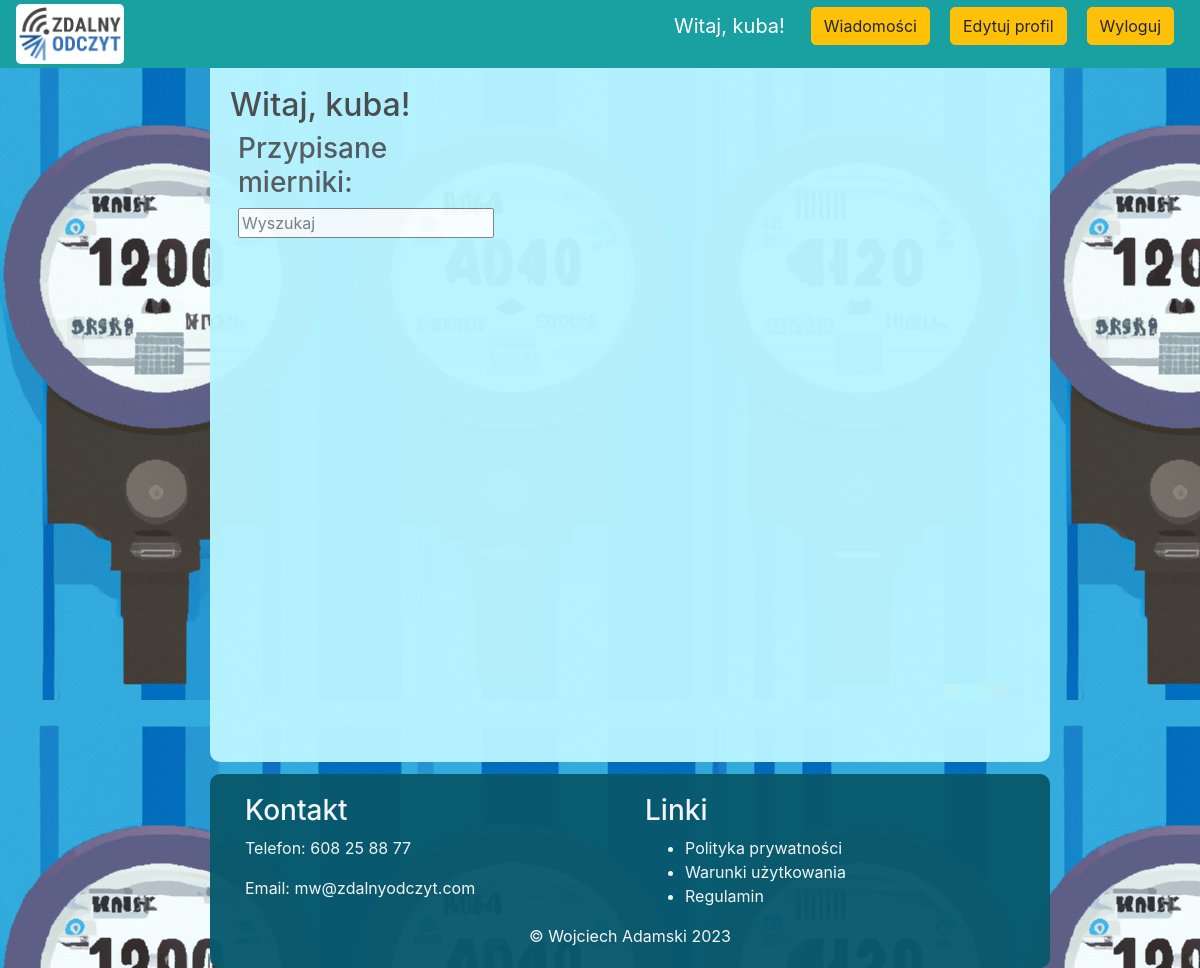
Page /home (signed in) on the earlier database version.
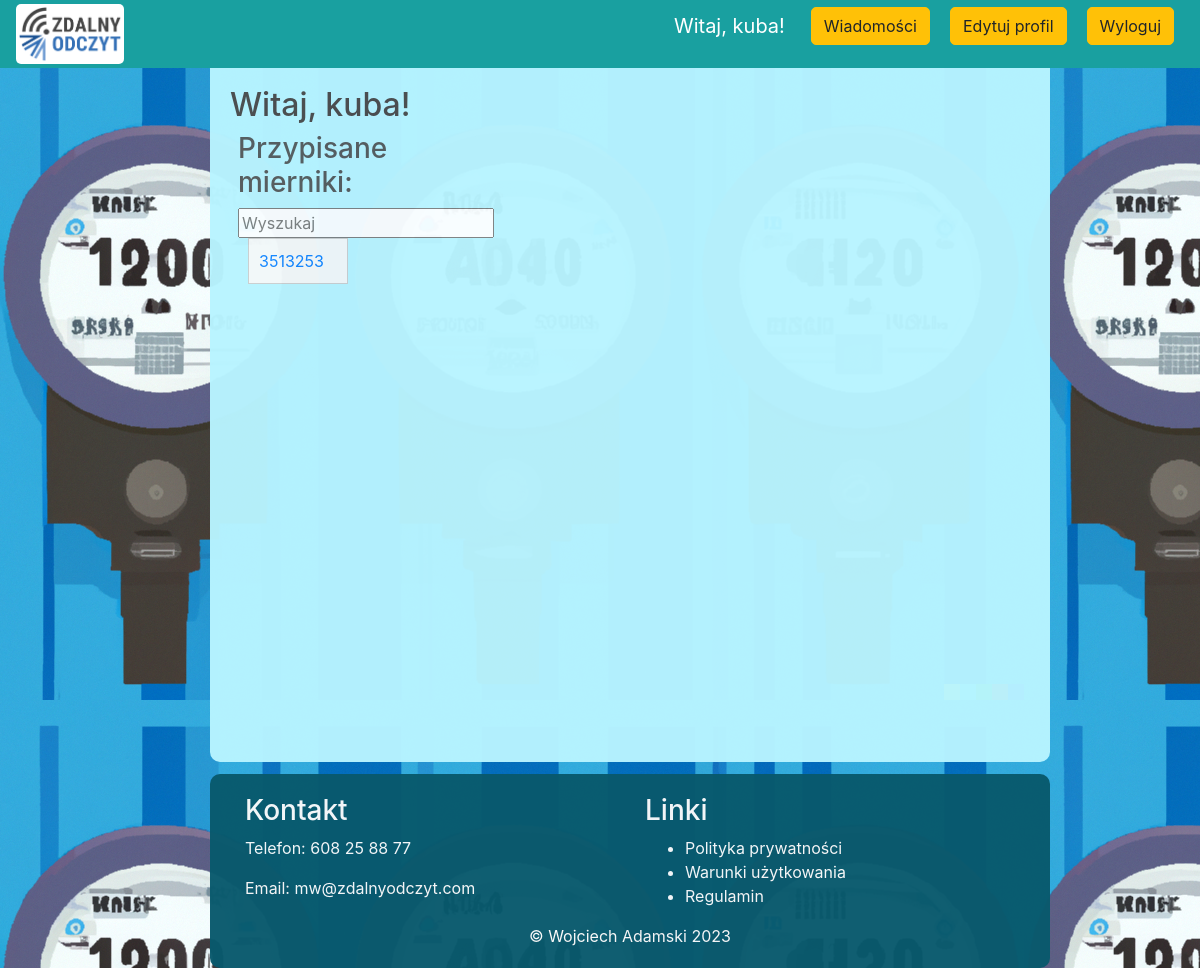
Same page on the later database version.
### src/models.py (models this page shows)
class Meter(db.Model):
    id = db.Column(db.Integer, primary_key=True)
    radio_number = db.Column(db.String(64), unique=True, index=True)
    type = db.Column(db.String(64))
    user_id = db.Column(db.Integer, db.ForeignKey('user.id'))
    readings = db.relationship('MeterReading', backref='meter', lazy='dynamic')
    name = db.Column(db.String(100), nullable=True)
    events = db.relationship('Event', backref='meter', lazy=True)
    address_id = db.Column(db.Integer, db.ForeignKey('address.id'))
    address = db.relationship('Address', backref='meter', lazy=True)

### src/routes.py (the view)
@main_routes.route('/home')
def home():
    if current_user.is_authenticated:
        if current_user.is_admin:
            return redirect(url_for("main_routes.admin_panel"))
        user = current_user
        assigned_meters = user.meters
        return render_template('home.html', assigned_meters=assigned_meters)
    return redirect(url_for('main_routes.login'))

### src/models.py (called while the page is built)
@login_manager.user_loader
def load_user(user_id):
    return User.query.get(int(user_id))

### templates/home.html (shortened to what this page needs)
{% extends 'base.html' %}
{% block content %}
    <h2>Witaj, {{ current_user.email.split('@')[0] }}!</h2>
    <div class="left-box">
    <h3>Przypisane mierniki:</h3>
    <input type="text" id="search-input" placeholder="Wyszukaj">
    <ul id="assigned-meters-list" class="user-list limited-list" style="width: 250px" id="meter-list">
        {% for meter in assigned_meters %}
            <li class="meter-item assigned-meter"><a href="{{ url_for('main_routes.meter_details', meter_id=meter.id) }}">
                 {% if meter.name %}
                        {{ meter.name }} ({{ meter.radio_number }})
                    {% else %}
                        {{ meter.radio_number }}
                    {% endif %}
            </a></li>
        {% endfor %}
    </ul>
    </div>
{% endblock %}

Differences in the rows shown:
now on this page (row edited): Meter: radio_number "3513253"
